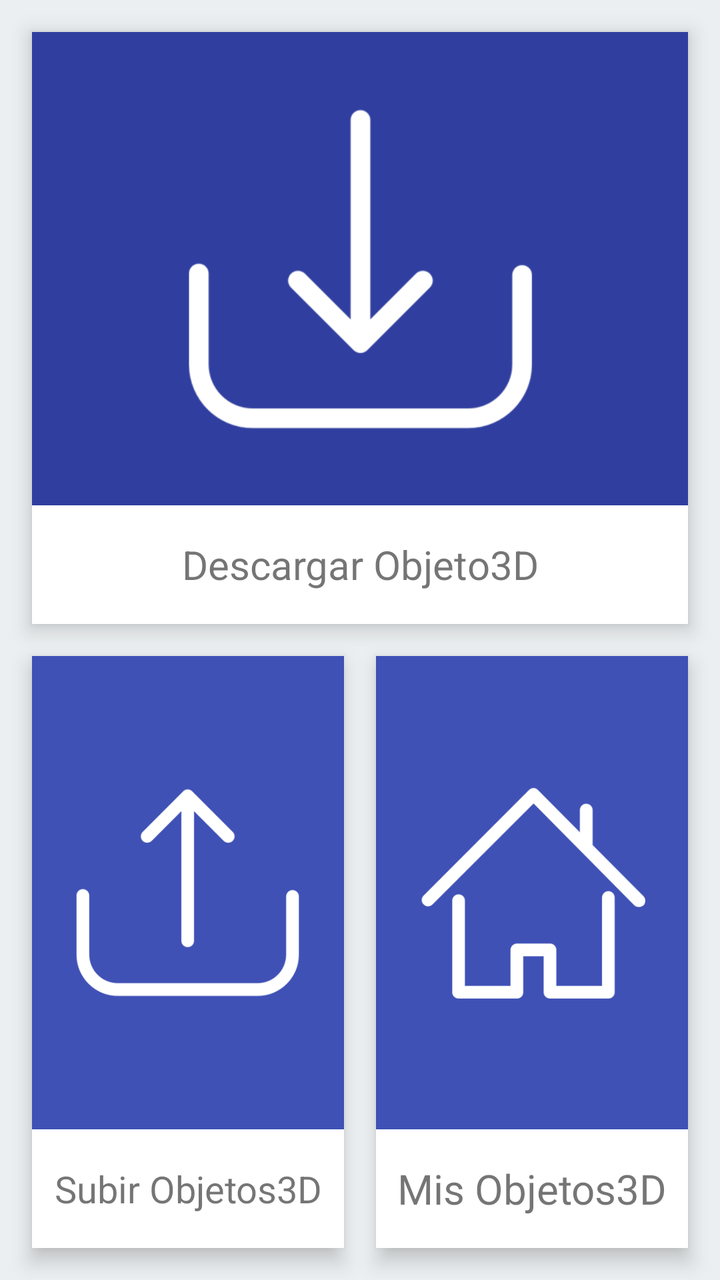
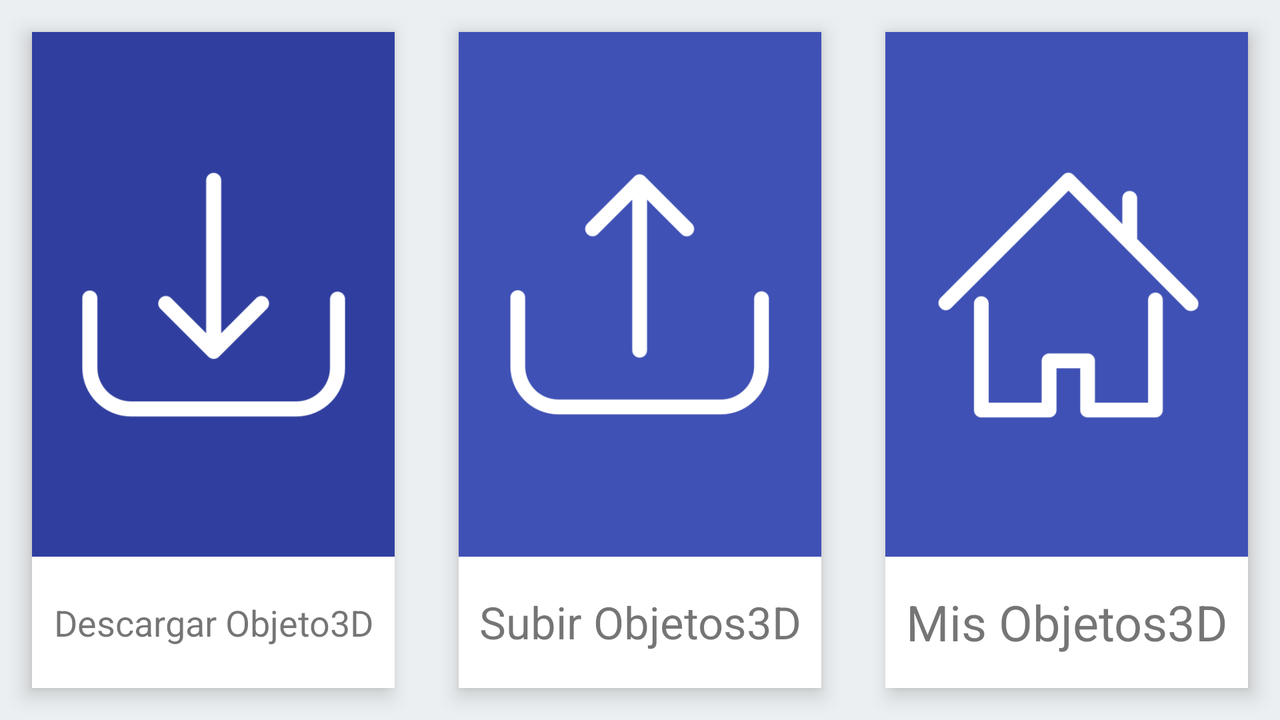

The same Android screen from two of the app's own layout files: first res/layout/ as a phone draws it, then the repository's variant for another configuration, drawn on a device whose configuration selects that folder. Both files follow.
<!-- AndroidManifest.xml: application theme AppTheme -->
<!-- res/layout/activity_main.xml -->
<?xml version="1.0" encoding="utf-8"?>
<LinearLayout xmlns:android="http://schemas.android.com/apk/res/android"
    xmlns:app="http://schemas.android.com/apk/res-auto"
    xmlns:tools="http://schemas.android.com/tools"
    android:layout_width="match_parent"
    android:layout_height="match_parent"
    android:orientation="vertical"
    android:background="@color/colorBackground"
    >

    <LinearLayout
        android:id="@+id/main_activity_downloadO3D"
        android:layout_width="match_parent"
        android:layout_height="match_parent"
        android:layout_weight="1"
        android:orientation="vertical"
        android:layout_marginTop="16dp"
        android:layout_marginLeft="16dp"
        android:layout_marginRight="16dp"
        android:layout_marginBottom="8dp"
        android:background="@color/white"
        android:elevation="6dp"


        >

        <ImageView

            android:layout_width="match_parent"
            android:layout_height="0dp"
            android:layout_weight="4"
            android:background="@color/colorPrimaryDark"
            android:scaleType="fitCenter"
            android:autoSizeTextType="uniform"
            android:src="@drawable/descargar_objeto_3d" />

        <FrameLayout
            android:layout_width="match_parent"
            android:layout_height="0dp"
            android:layout_weight="1"
            android:padding="10dp">

            <android.support.v7.widget.AppCompatTextView
                android:layout_width="match_parent"
                android:layout_height="match_parent"
                android:layout_gravity="center"
                android:gravity="center"
                android:text="@string/descargar03D"
                android:textAlignment="center"
                app:autoSizeMaxTextSize="20sp"
                app:autoSizeMinTextSize="5sp"
                app:autoSizeTextType="uniform" />

        </FrameLayout>

    </LinearLayout>


    <LinearLayout
        android:layout_width="match_parent"
        android:layout_height="match_parent"
        android:layout_weight="1"
        android:orientation="horizontal"
        android:baselineAligned="false">

        <LinearLayout
            android:id="@+id/main_activity_uploadO3D"
            android:layout_width="match_parent"
            android:layout_height="match_parent"
            android:layout_weight="1"
            android:orientation="vertical"
            android:layout_marginTop="8dp"
            android:layout_marginLeft="16dp"
            android:layout_marginBottom="16dp"
            android:layout_marginRight="8dp"
            android:background="@color/white"
            android:elevation="6dp"

            >

            <ImageView

                android:layout_width="match_parent"
                android:layout_height="0dp"
                android:layout_weight="4"
                android:autoSizeTextType="uniform"
                android:background="@color/colorPrimary"
                android:scaleType="fitCenter"
                android:src="@drawable/subir_objetos_3d" />

            <FrameLayout
                android:layout_width="match_parent"
                android:layout_height="0dp"
                android:layout_weight="1"
                android:padding="10dp">

                <android.support.v7.widget.AppCompatTextView
                    android:layout_width="match_parent"
                    android:layout_height="match_parent"
                    android:layout_gravity="center"
                    android:gravity="center"
                    android:text="@string/subir03D"
                    android:textAlignment="center"

                    app:autoSizeMaxTextSize="20sp"
                    app:autoSizeMinTextSize="5sp"
                    app:autoSizeTextType="uniform" />

            </FrameLayout>

        </LinearLayout>
        <LinearLayout
            android:id="@+id/main_activity_myO3D"
            android:layout_width="match_parent"
            android:layout_height="match_parent"
            android:layout_weight="1"
            android:orientation="vertical"
            android:layout_marginLeft="8dp"
            android:layout_marginTop="8dp"
            android:layout_marginBottom="16dp"
            android:layout_marginRight="16dp"
            android:background="@color/white"
            android:elevation="6dp"
            >

            <ImageView

                android:layout_width="match_parent"
                android:layout_height="0dp"
                android:layout_weight="4"
                android:background="@color/colorPrimary"
                android:scaleType="fitCenter"
                android:src="@drawable/mis_objetos_3d" />

            <FrameLayout
                android:layout_width="match_parent"
                android:layout_height="0dp"
                android:layout_weight="1"
                android:padding="10dp">

                <android.support.v7.widget.AppCompatTextView
                    android:layout_width="match_parent"
                    android:layout_height="match_parent"
                    android:layout_gravity="center"
                    android:gravity="center"
                    android:text="@string/mis03D"
                    android:textAlignment="center"

                    app:autoSizeMaxTextSize="40sp"
                    app:autoSizeMinTextSize="5sp"
                    app:autoSizeTextType="uniform" />

            </FrameLayout>

        </LinearLayout>


    </LinearLayout>





</LinearLayout>
<!-- resources referenced by this layout -->
<resources>
  <color name="colorBackground">#eceff1</color>
  <color name="colorPrimary">#3f51b5</color>
  <color name="colorPrimaryDark">#303f9f</color>
  <color name="white">#ffffff</color>
  <!-- drawable descargar_objeto_3d: png bitmap (drawable, 20335 bytes) -->
  <!-- drawable mis_objetos_3d: png bitmap (drawable, 22505 bytes) -->
  <!-- drawable subir_objetos_3d: png bitmap (drawable, 21056 bytes) -->
  <string name="descargar03D">Descargar Objeto3D</string>
  <string name="mis03D">Mis Objetos3D</string>
  <string name="subir03D">Subir Objetos3D</string>
  <style name="AppTheme" parent="Theme.AppCompat.Light.DarkActionBar">
          
          <item name="colorPrimary">@color/colorPrimary</item>
          <item name="colorPrimaryDark">@color/colorPrimaryDark</item>
          <item name="colorAccent">@color/colorAccent</item>
          <item name="actionBarStyle">@style/ViewerBarStyle</item>
          <item name="android:windowContentOverlay">@null</item>
      </style>
  <color name="colorAccent">#ff4081</color>
  <style name="ViewerBarStyle" parent="@style/Widget.AppCompat.Light.ActionBar.Solid.Inverse">
          
          <item name="elevation">0dp</item>
      </style>
</resources>
<!-- res/layout-land/activity_main.xml (the repository's variant of the layout above) -->
<!-- drawn on the phone turned sideways -->
<?xml version="1.0" encoding="utf-8"?>
<LinearLayout xmlns:android="http://schemas.android.com/apk/res/android"
    xmlns:tools="http://schemas.android.com/tools"
    android:layout_width="match_parent"
    android:layout_height="match_parent"
    xmlns:app="http://schemas.android.com/apk/res-auto"
    android:orientation="horizontal"
    android:background="@color/colorBackground">

    <LinearLayout
        android:id="@+id/main_activity_downloadO3D"
        android:layout_width="match_parent"
        android:layout_height="match_parent"
        android:layout_margin="16dp"
        android:layout_weight="1"
        android:background="@color/white"
        android:elevation="6dp"

        android:orientation="vertical">

        <ImageView

            android:layout_width="match_parent"
            android:layout_height="0dp"
            android:layout_weight="4"
            android:background="@color/colorPrimaryDark"
            android:scaleType="fitCenter"
            android:src="@drawable/descargar_objeto_3d" />

        <FrameLayout
            android:layout_width="match_parent"
            android:layout_height="0dp"
            android:layout_weight="1"
            android:padding="10dp">

            <android.support.v7.widget.AppCompatTextView
                android:layout_width="match_parent"
                android:layout_height="match_parent"

                android:layout_gravity="center"
                android:layout_weight="1"
                android:gravity="center"
                android:text="@string/descargar03D"
                android:textAlignment="center"
                app:autoSizeMaxTextSize="40sp"
                app:autoSizeMinTextSize="5sp"
                app:autoSizeTextType="uniform" />

        </FrameLayout>


    </LinearLayout>

    <LinearLayout
        android:id="@+id/main_activity_uploadO3D"
        android:layout_width="match_parent"
        android:layout_height="match_parent"
        android:layout_margin="16dp"
        android:layout_weight="1"
        android:background="@color/white"
        android:elevation="6dp"
        android:orientation="vertical">

        <ImageView

            android:layout_width="match_parent"
            android:layout_height="0dp"
            android:layout_weight="4"
            android:background="@color/colorPrimary"
            android:scaleType="fitCenter"
            android:src="@drawable/subir_objetos_3d" />

        <FrameLayout
            android:layout_width="match_parent"
            android:layout_height="0dp"
            android:layout_weight="1"
            android:padding="10dp">

            <android.support.v7.widget.AppCompatTextView
                android:layout_width="match_parent"
                android:layout_height="match_parent"

                android:layout_gravity="center"
                android:layout_weight="1"
                android:gravity="center"
                android:text="@string/subir03D"
                android:textAlignment="center"
                app:autoSizeMaxTextSize="40sp"
                app:autoSizeMinTextSize="5sp"
                app:autoSizeTextType="uniform" />

        </FrameLayout>

    </LinearLayout>

    <LinearLayout
        android:id="@+id/main_activity_myO3D"
        android:layout_width="match_parent"
        android:layout_height="match_parent"
        android:layout_margin="16dp"
        android:layout_weight="1"
        android:background="@color/white"
        android:elevation="6dp"
        android:orientation="vertical">

        <ImageView

            android:layout_width="match_parent"
            android:layout_height="0dp"
            android:layout_weight="4"
            android:background="@color/colorPrimary"
            android:scaleType="fitCenter"
            android:src="@drawable/mis_objetos_3d" />

        <FrameLayout
            android:layout_width="match_parent"
            android:layout_height="0dp"
            android:layout_weight="1"
            android:padding="10dp">

            <android.support.v7.widget.AppCompatTextView
                android:layout_width="match_parent"
                android:layout_height="match_parent"

                android:layout_gravity="center"
                android:layout_weight="1"
                android:gravity="center"
                android:text="@string/mis03D"
                android:textAlignment="center"
                app:autoSizeMaxTextSize="40sp"
                app:autoSizeMinTextSize="5sp"
                app:autoSizeTextType="uniform" />

        </FrameLayout>

    </LinearLayout>






</LinearLayout>
